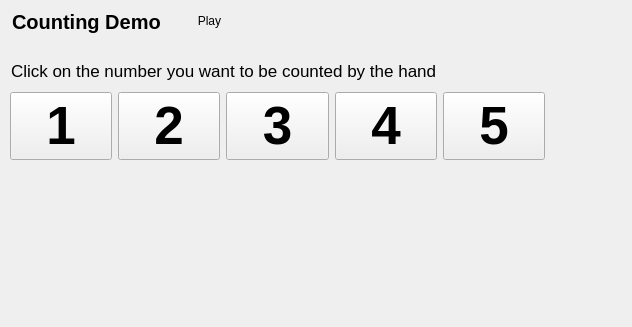
<?xml version="1.0" encoding="UTF-8"?>
<ui version="4.0">
 <class>Main_window</class>
 <widget class="QWidget" name="Main_window">
  <property name="geometry">
   <rect>
    <x>0</x>
    <y>0</y>
    <width>632</width>
    <height>327</height>
   </rect>
  </property>
  <property name="cursor">
   <cursorShape>ArrowCursor</cursorShape>
  </property>
  <property name="focusPolicy">
   <enum>Qt::StrongFocus</enum>
  </property>
  <property name="windowTitle">
   <string/>
  </property>
  <widget class="QLabel" name="label_2">
   <property name="geometry">
    <rect>
     <x>11</x>
     <y>60</y>
     <width>451</width>
     <height>21</height>
    </rect>
   </property>
   <property name="font">
    <font>
     <pointsize>13</pointsize>
    </font>
   </property>
   <property name="text">
    <string>Click on the number you want to be counted by the hand</string>
   </property>
  </widget>
  <widget class="QWidget" name="layoutWidget">
   <property name="geometry">
    <rect>
     <x>10</x>
     <y>90</y>
     <width>535</width>
     <height>73</height>
    </rect>
   </property>
   <layout class="QHBoxLayout" name="horizontalLayout">
    <item>
     <widget class="QPushButton" name="btn_1">
      <property name="font">
       <font>
        <pointsize>40</pointsize>
        <weight>75</weight>
        <bold>true</bold>
        <stylestrategy>PreferAntialias</stylestrategy>
       </font>
      </property>
      <property name="cursor">
       <cursorShape>CrossCursor</cursorShape>
      </property>
      <property name="focusPolicy">
       <enum>Qt::StrongFocus</enum>
      </property>
      <property name="text">
       <string>1</string>
      </property>
      <property name="checkable">
       <bool>false</bool>
      </property>
      <property name="flat">
       <bool>false</bool>
      </property>
     </widget>
    </item>
    <item>
     <widget class="QPushButton" name="btn_2">
      <property name="font">
       <font>
        <pointsize>40</pointsize>
        <weight>75</weight>
        <bold>true</bold>
       </font>
      </property>
      <property name="cursor">
       <cursorShape>CrossCursor</cursorShape>
      </property>
      <property name="text">
       <string>2</string>
      </property>
     </widget>
    </item>
    <item>
     <widget class="QPushButton" name="btn_3">
      <property name="font">
       <font>
        <pointsize>40</pointsize>
        <weight>75</weight>
        <bold>true</bold>
       </font>
      </property>
      <property name="cursor">
       <cursorShape>CrossCursor</cursorShape>
      </property>
      <property name="text">
       <string>3</string>
      </property>
     </widget>
    </item>
    <item>
     <widget class="QPushButton" name="btn_4">
      <property name="font">
       <font>
        <pointsize>40</pointsize>
        <weight>75</weight>
        <bold>true</bold>
       </font>
      </property>
      <property name="cursor">
       <cursorShape>CrossCursor</cursorShape>
      </property>
      <property name="text">
       <string>4</string>
      </property>
     </widget>
    </item>
    <item>
     <widget class="QPushButton" name="btn_5">
      <property name="font">
       <font>
        <pointsize>40</pointsize>
        <weight>75</weight>
        <bold>true</bold>
       </font>
      </property>
      <property name="cursor">
       <cursorShape>CrossCursor</cursorShape>
      </property>
      <property name="text">
       <string>5</string>
      </property>
     </widget>
    </item>
   </layout>
  </widget>
  <widget class="QPushButton" name="play">
   <property name="geometry">
    <rect>
     <x>167</x>
     <y>1</y>
     <width>85</width>
     <height>40</height>
    </rect>
   </property>
   <property name="text">
    <string>Play</string>
   </property>
   <property name="icon">
    <iconset>
     <normaloff>../images/icons/play.png</normaloff>../images/icons/play.png</iconset>
   </property>
   <property name="iconSize">
    <size>
     <width>30</width>
     <height>30</height>
    </size>
   </property>
   <property name="flat">
    <bool>true</bool>
   </property>
  </widget>
  <widget class="QLabel" name="label">
   <property name="geometry">
    <rect>
     <x>12</x>
     <y>10</y>
     <width>149</width>
     <height>23</height>
    </rect>
   </property>
   <property name="font">
    <font>
     <pointsize>15</pointsize>
     <weight>75</weight>
     <italic>false</italic>
     <bold>true</bold>
     <underline>false</underline>
     <strikeout>false</strikeout>
    </font>
   </property>
   <property name="text">
    <string>Counting Demo</string>
   </property>
   <property name="textFormat">
    <enum>Qt::PlainText</enum>
   </property>
  </widget>
 </widget>
 <resources/>
 <connections/>
</ui>
